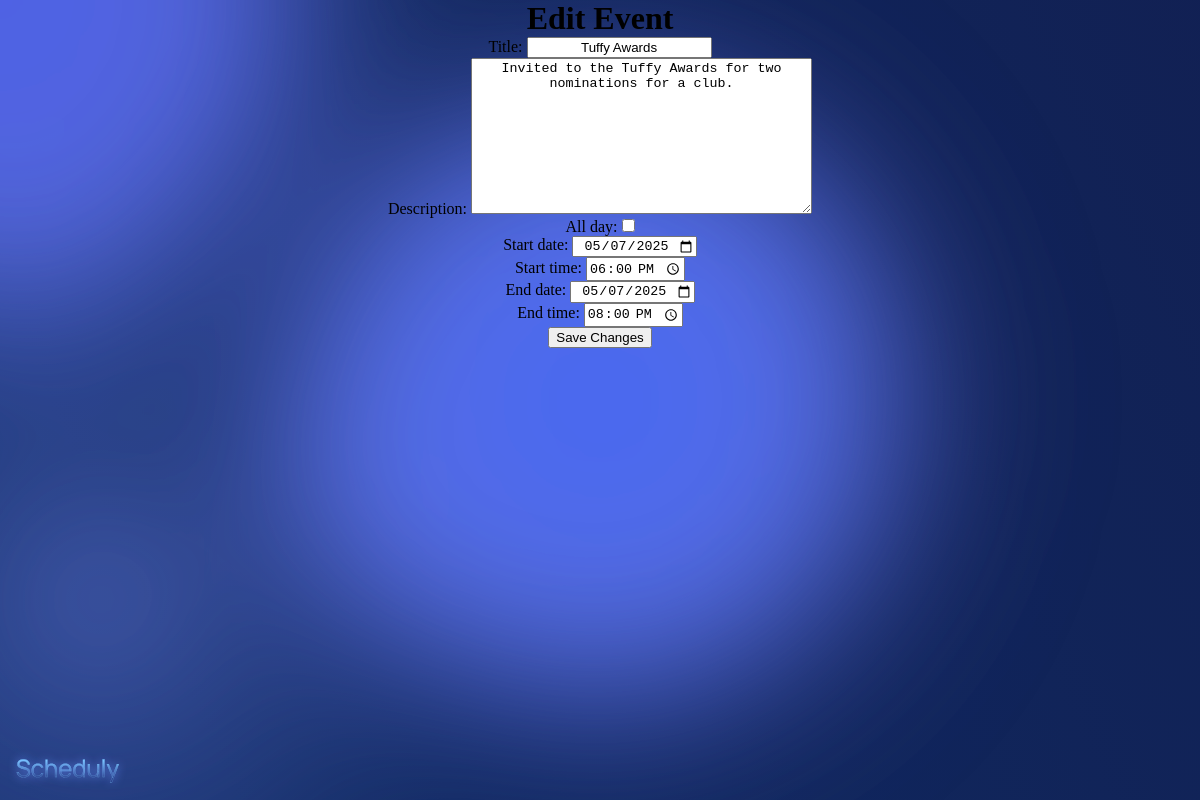
Page /event/4/edit/ (signed in) on the committed database.
### Sched_App/models.py (models this page shows, shortened)
class Event(models.Model):
    user        = models.ForeignKey(settings.AUTH_USER_MODEL, on_delete=models.CASCADE)
    title       = models.CharField(max_length=100)
    description = models.TextField(blank=True)
    all_day     = models.BooleanField(default=False)
    start_date = models.DateField(null=True, blank=True)
    start_time  = models.TimeField(null=True, blank=True)
    end_date   = models.DateField(null=True, blank=True)
    end_time    = models.TimeField(null=True, blank=True)
    created_at  = models.DateTimeField(auto_now_add=True)

### Sched_App/views.py (the view)
# urls.py: path('event/<int:pk>/edit/', views.edit_event, name='edit_event'),
@login_required
def edit_event(request, pk):
    ev = get_object_or_404(Event, pk=pk, user=request.user)
    if request.method == 'POST':
        data = request.POST.copy()
        if data.get('all_day'):
            sd = data.get('single_date')
            data['start_date'] = sd
            data['end_date']   = sd
            data['start_time'] = ''
            data['end_time']   = ''
        form = EventForm(data, instance=ev)
        if form.is_valid():
            form.save()
            return redirect('home-page')
    else:
        form = EventForm(instance=ev)
    return render(request, 'edit_event.html', {
        'form': form,
        'event': ev
    })

### Sched_App/forms.py
class EventForm(forms.ModelForm):
    class Meta:
        model = Event
        fields = [
            'title',
            'description',
            'all_day',
            'start_date',
            'start_time',
            'end_date',
            'end_time',
        ]
        widgets = {
            'start_date': forms.DateInput(attrs={'type': 'date'}),
            'end_date':   forms.DateInput(attrs={'type': 'date'}),
            'start_time': forms.TimeInput(attrs={'type': 'time'}),
            'end_time':   forms.TimeInput(attrs={'type': 'time'}),
        }

### Sched_App/templates/edit_event.html (shortened to what this page needs)
{% extends "base.html" %}
{% block content %}
  <h1>Edit Event</h1>
  <form method="post">
    {{ form.as_p }}
    <button type="submit">Save Changes</button>
  </form>
{% endblock %}

### Sched_App/static/main.css (style rules this page uses)
*,*::before,*::after { margin:0; box-sizing:border-box; text-align:center; position:relative; }

### rows in the picture
Event: title "Tuffy Awards", description "Invited to the Tuffy Awards for two nominations for a club.", start_date "05/07/2025", start_time "18:00:00", end_date "05/07/2025", end_time "20:00:00"
